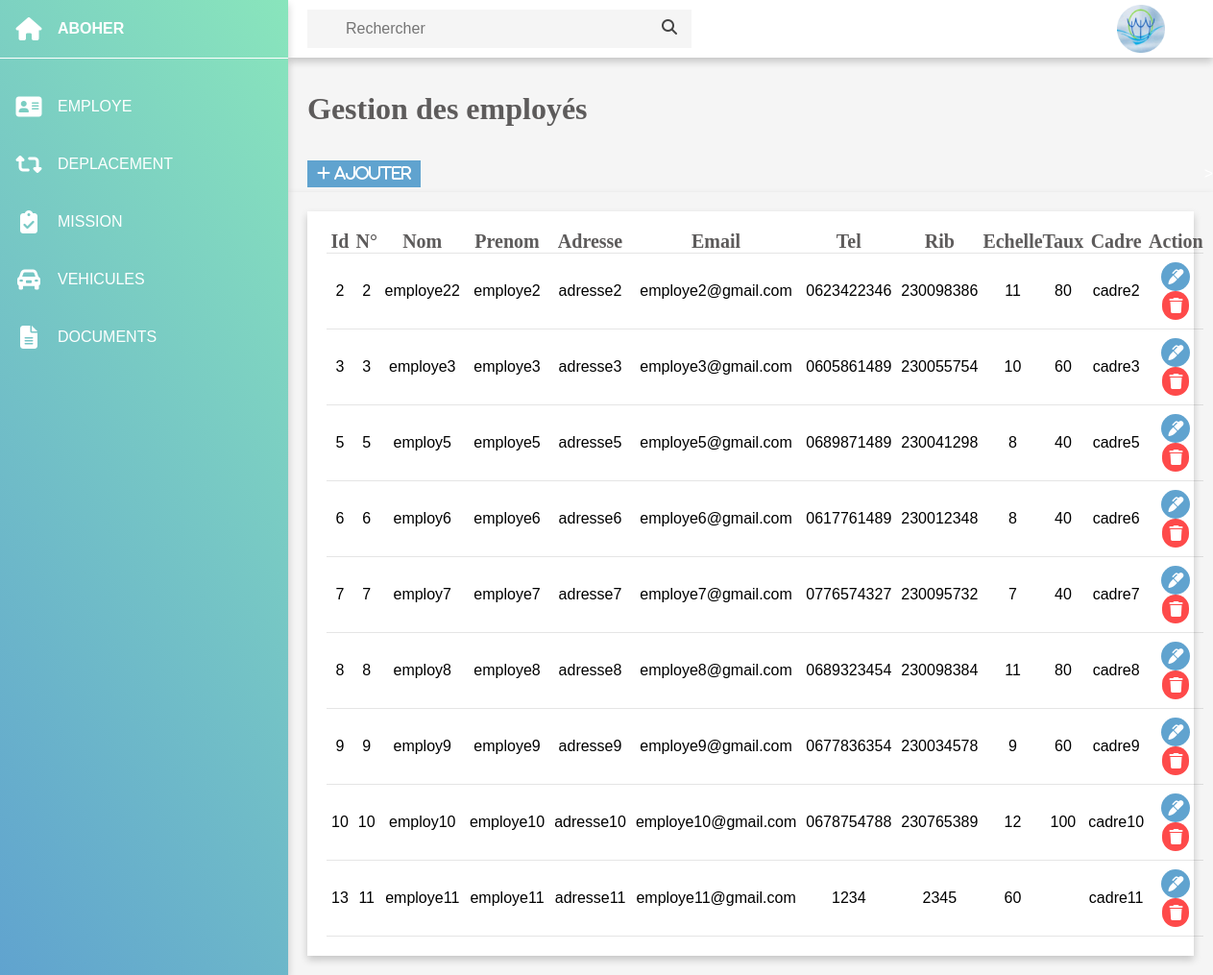
Page /Application-Gestion-Deplacements/employe.php on the committed database.
### tables this page shows
CREATE TABLE IF NOT EXISTS `employe` (
  `id` int(10) NOT NULL AUTO_INCREMENT,
  `n_ordre` int(10) NOT NULL,
  `nom` varchar(30) NOT NULL,
  `prenom` varchar(30) NOT NULL,
  `adresse` varchar(50) NOT NULL,
  `email` varchar(50) NOT NULL,
  `tel` varchar(10) NOT NULL,
  `rib` int(30) NOT NULL,
  `echelle` int(10) NOT NULL,
  `taux` int(10) DEFAULT NULL,
  `cadre` varchar(30) NOT NULL,
  `id_deplacement` int(10) DEFAULT NULL,
  `id_vehicule` int(10) DEFAULT NULL,
  PRIMARY KEY (`id`),
  KEY `id_deplacement` (`id_deplacement`),
  KEY `id_vehicule` (`id_vehicule`)
);

### Application-Gestion-Deplacements/employe.php (the view, shortened to what this page needs)
<?php
  require_once ('connect.php');
  $ReadSql = "SELECT * FROM `employe` order by n_ordre";
  $res = mysqli_query($con, $ReadSql);
 ?>
<!DOCTYPE html>
<html lang="en">
<head>
    <link rel="stylesheet" href="style.css">
</head>
<body>
    <div class="container">
        <div class="sidebar">
            <ul>
                <li>
                    <a href="">
                        <i class="fas fa-home"> </i>
                        <div class="title">ABOHER</div>
                    </a>
                </li>
                <li>
                    <a href="employe.php">
                        <i class="fas fa-address-card"> </i>
                        <div class="title">EMPLOYE</div>
                    </a>
                </li>
                <li>
                    <a href="deplacement.php">
                        <i class="fas fa-retweet"> </i>
                        <div class="title">DEPLACEMENT </div>
                    </a>
                </li>
                <li>
                    <a href="mission.php">
                        <i class="fas fa-clipboard-check"> </i>
                        <div class="title">MISSION </div>
                    </a>
                </li>
                <li>
                    <a href="vehicule.php">
                        <i class="fas fa-car-alt"> </i>
                        <div class="title">VEHICULES </div>
                    </a>
                </li>
                <li>
                    <a href="fichier.php">
                        <i class="fas fa-file-alt"></i>
                        <div class="title">DOCUMENTS</div>
                    </a>
                </li>
            </ul>
        </div>
        <div class="main">
            <div class="top-bar">
            <div class="search">
               <form action="searchEmploye.php">
                <input type="text" name="search" placeholder="Rechercher">
                <label for="search"><i class="fas fa-search"></i></label>
               </form>
            </div>
            <div class="user">
                 <img src="aboher.jpg" alt="">
            </div>
            </div>
            <div class="cards">
            <div class="the"><pre><h1 >Gestion des employés</h1></pre></div>
            </div>
            <div class="heading">
                    <a href="addEmploye.php" class="btnn"> <i class="fas fa-plus">  Ajouter</i></a>>
                    </div>
            <div class="tables">
                <div class="employe">
                    <div class="row">
        <div class="col-md-8 mx-auto mt-4">
            <div class="card">
            <div class=" card-body">
            <table class="table">
                <thead>
                    <tr>
                        <th>Id</th>
                        <th>N°</th>
                        <th>Nom</th>
                        <th>Prenom</th>
                        <th>Adresse</th>
                        <th>Email</th>
                        <th>Tel</th>
                        <th>Rib</th>
                        <th>Echelle</th>
                        <th>Taux</th>
                        <th>Cadre</th>
                        <th>Action</th>
                    </tr>
                </thead>
                <tbody>
                <?php
                    while($row = $res->fetch_assoc()):
                ?>
                    <tr>
                        <td><?php echo $row['id'];?></td>
                        <td><?php echo $row['n_ordre'];?></td>
                        <td><?php echo $row['nom'];?></td>
                        <td><?php echo $row['prenom'];?></td>
                        <td><?php echo $row['adresse'];?></td>
                        <td><?php echo $row['email'];?></td>
                        <td><?php echo $row['tel'];?></td>
                        <td><?php echo $row['rib'];?></td>
                        <td><?php echo $row['echelle'];?></td>
                        <td><?php
                        $echelle=$row['echelle'];
                        if($echelle==12){
                            $taux=100;
                            echo $taux;
                        }
                        if($echelle==11){
                            $taux=80;
                            echo $taux;
                        }
                        if($echelle==10){
                            $taux=60;
                            echo $taux;
                        }
                        if($echelle==9){
                            $taux=60;
                            echo $taux;
                        }
                        if($echelle==8){
                            $taux=40;
                            echo $taux;
                        }
                        if($echelle==7){
                            $taux=40;
                            echo $taux;
                        }
                        ?></td>
                        <td><?php echo $row['cadre'];?></td>
                        <td><a href="updateEmploye.php?id=<?php echo $row['id'];?>"  class="btn-btn-warning btn-xs"><i class="fa fa-marker" title="Modifier"></i></a> <a href="deleteEmploye.php?id=<?php echo $row['id'];?>" class="btn-btn-danger btn-xs" title="Supprimer"><i class="fas fa-trash"></i></a></td>
                    </tr>
                <?php
                    endwhile;
                ?>
                </tbody>
            </table>
            </div>
          </div>
        </div>
    </div>
                </div>
            </div>
        </div>
    </div>
    </body>
</html>

### Application-Gestion-Deplacements/style.css (style rules this page uses)
* { margin:0; padding: 0; box-sizing: border-box; font-family: 'Poppins',sans-serif; }
body { overflow-x: hidden; }
.container { position: relative; width: 100%; }
.sidebar { position:fixed; width:300px; height: 100%; background:linear-gradient(45deg,#ef4,#47cb ) ; overflow-x: hidden; box-shadow: 0 4px 8px 0 rgba(0,0,0,0.2); z-index: 2; }
.sidebar ul li a { width: 100%; text-decoration: none; height: 60px; color: #fff; display: flex; align-items: center; }
.sidebar ul li:first-child { line-height: 60px; margin-bottom: 20px; font-weight: 600; border-bottom: 1px solid #fff; }
.sidebar ul li a i { min-width: 60px; font-size: 24px; text-align: center; }
.main { position: absolute; width:calc(100% - 300px); min-height: 100vh; left: 300px; background: #f5f5f5; }
.top-bar { position: fixed; height: 60px; width:calc(100% - 300px) ; background: #fff; display: grid; grid-template-columns: 10fr 0.4fr 1fr ; grid-gap:5px; align-items: center ; color: #444; padding: 0 20px; box-shadow: 0 4px 8px 0 rgba(0,0,0,0.2); z-index: 1 ; }
.top-bar .search { position: relative; max-width: 400px; }
.search input { width:100%; min-width: 128px; height: 40px; padding: 0 40px; font-size: 16px; outline: none; border: none; background: #f5f5f5; }
.search i { position: absolute; right:15px; top:10px; }
.user { position: relative; width: 50px; height:50px; cursor: pointer; }
img { position:absolute; width: 100%; height: 100%; top: 0; left: 0; object-fit:cover; }
.cards { margin-top: 60px; width:100%; padding: 35px 20px; display: grid; grid-template-columns: repeat(4, 1fr); grid-gap: 20px ; }
.tables { min-height: 350px; margin-top: 5px; border-collapse: collapse; width: 100%; background:#f5f5f5; padding: 20px; box-shadow: 0 4px 8px 0 rgba(0,0,0,0.2); }
.heading { display: flex; align-items: center; justify-content: space-between; color: #fff; }
table { margin-top:z0px; width:100%; border-collapse: collapse; text-align: center; }
table tr { border-bottom: 1px solid rgba(0,0,0,0.1); }
td { padding: 9px 5px; }
td i { padding: 7px; color:#fff; border-radius: 50px; }
.fa-trash { background: #FE4A4A }
.fa-marker { background: #60A3CF ; }
.sidebar { background:linear-gradient(55deg,#60A3CF, #89E5BC) ; }

### Application-Gestion-Deplacements/employe.php (style rules this page uses)
.employe { min-height: 350px; background: #fff; padding: 20px; box-shadow: 0 4px 8px 0 rgba(0,0,0,0.2); }
.cards h1 { color:#5D5B5B ; font-family: "Times New Roman", Times,sans-serif; }
.table th { color:#5D5B5B ; font-family: "Times New Roman", Times,sans-serif; font-size:20px; }
.btnn { padding: 5px 10px; background: #60A3CF; color: #fff; text-decoration: none; text-align:center; margin-left:20px; }

### rows in the picture
employe: id "2", n_ordre "2", nom "employe22", prenom "employe2", adresse "adresse2", email "employe2@gmail.com", tel "0623422346", rib "230098386", echelle "11", echelle "80", cadre "cadre2"
employe: id "3", n_ordre "3", nom "employe3", prenom "employe3", adresse "adresse3", email "employe3@gmail.com", tel "0605861489", rib "230055754", echelle "10", echelle "60", cadre "cadre3"
employe: id "5", n_ordre "5", nom "employ5", prenom "employe5", adresse "adresse5", email "employe5@gmail.com", tel "0689871489", rib "230041298", echelle "8", echelle "40", cadre "cadre5"
employe: id "6", n_ordre "6", nom "employ6", prenom "employe6", adresse "adresse6", email "employe6@gmail.com", tel "0617761489", rib "230012348", echelle "8", echelle "40", cadre "cadre6"
employe: id "7", n_ordre "7", nom "employ7", prenom "employe7", adresse "adresse7", email "employe7@gmail.com", tel "0776574327", rib "230095732", echelle "7", echelle "40", cadre "cadre7"
employe: id "8", n_ordre "8", nom "employ8", prenom "employe8", adresse "adresse8", email "employe8@gmail.com", tel "0689323454", rib "230098384", echelle "11", echelle "80", cadre "cadre8"
employe: id "9", n_ordre "9", nom "employ9", prenom "employe9", adresse "adresse9", email "employe9@gmail.com", tel "0677836354", rib "230034578", echelle "9", echelle "60", cadre "cadre9"
employe: id "10", n_ordre "10", nom "employ10", prenom "employe10", adresse "adresse10", email "employe10@gmail.com", tel "0678754788", rib "230765389", echelle "12", echelle "100", cadre "cadre10"
employe: id "13", n_ordre "11", nom "employe11", prenom "employe11", adresse "adresse11", email "employe11@gmail.com", tel "1234", rib "2345", echelle "60", cadre "cadre11"
